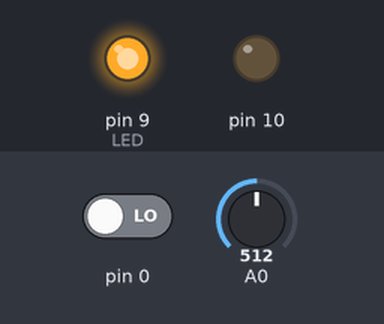
Recording of a sketch running on a simulated Teensy 3. Shown: output pins drawn as LEDs (lit = HIGH). The inputs (shaded band) are chosen by the test bench; at power-on: pin 0 LOW, A0 = 512 (analog values on the 0–1023 scale). The local clock reads 2024-03-15 10:24:30 at power-on unless the sketch sets it; storage starts empty; what the sketch prints to the serial monitor is not drawn.

Above: at 1.2 s.
1.3 s: pin 0 driven HIGH
At 1.9 s:
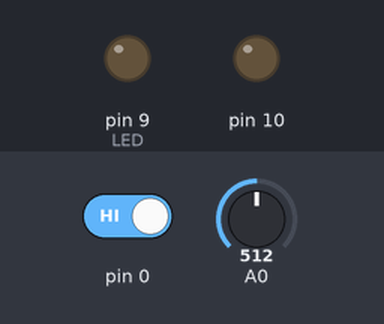
Timing chart, 0 to 32.8 s (numbered marks = the images above; inputs shaded):
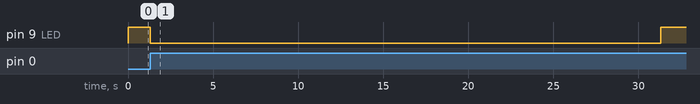

Measured:
- after the input at 1.3 s, pin 9 (LED): HIGH → LOW at once, → HIGH 30.0 s later

The sketch:

sketch_apr09a.ino
```cpp
#include<SD.h>
#include <TimeLib.h>
const int chipSelect = BUILTIN_SDCARD;
File dataFile;

IntervalTimer myTimer;
int Z;//accel
volatile int sw = LOW;
volatile unsigned long time_prev = 0, time_now;
unsigned long time_chat = 20;
volatile int amari = 0;

void setup() {
  analogReadResolution(16);//kaizoudo
  pinMode(9, OUTPUT); //LED

  //myTimer.begin(ReadAnalog, 2000);  // 500 Hz
  attachInterrupt(0, keisoku, RISING);
  setSyncProvider(getTeensy3Time);
  Serial.begin(115200);
  if (timeStatus() != timeSet) {
    Serial.println("Unable to sync with the RTC");
  } else {
    Serial.println("RTC has set the system time");
  }
  //setTime(16, 56, 50, 24, 7, 2017);
  Serial.print(F("Initializing SD card..."));
  pinMode(SS, OUTPUT);
  if (!SD.begin(chipSelect)) {
    Serial.println(F("Card failed, or not present"));
    // 失敗、何もしない
    while (1);
  }
  Serial.println(F("ok."));
  if (SD.exists("datalog.csv")) {
    SD.remove("datalog.csv");
    Serial.println(F("File exist! Remove File."));
  }
  dataFile = SD.open("datalog.csv", FILE_WRITE);
  digitalWriteFast(9, HIGH);
}

int ledState = LOW;
volatile unsigned long blinkCount = 0; // use volatile for shared variables

void keisoku() {
  time_now = millis(); //現在の割り込み時刻を取得
  if ( time_now - time_prev > time_chat) {
    if ( sw == LOW )
      myTimer.begin(ReadAnalog, 2000);  // 500 Hz
    sw = !sw; //前回の割り込みから20[ms]以上経過ならば、スイッチの状態を切り替え
  }
  time_prev = time_now; //現在の割り込み時刻を前回の割り込み時刻へコピー
}

/*void keisoku() {
  myTimer.begin(ReadAnalog, 4000);  // 250 Hz
  }*/

void ReadAnalog() {
  if (dataFile) {
    Z = analogRead(A0);
    blinkCount = blinkCount + 1;  // increase when get
    dataFile.print(blinkCount);
    dataFile.print(",");
    dataFile.println(Z);
  }
  amari = blinkCount % 500;
  if (blinkCount >= 15000) {
    dataFile.close();
    myTimer.end();
    Serial.print("Finished");
  }
  if (amari == 0 ) {
    digitalWriteFast(9, HIGH);
  }
  else {
    digitalWriteFast(9, LOW);
  }
}

void loop() {
  int t = millis();
  unsigned long blinkCopy;  // holds a copy of the blinkCount

  noInterrupts();
  blinkCopy = blinkCount;
  interrupts();

  Serial.print("blinkCount = ");
  Serial.print(blinkCopy);
  Serial.print(",accel=");
  Serial.println(Z);
  delay(1000 - millis() + t);

}

time_t getTeensy3Time()
{
  return Teensy3Clock.get();
}
```
